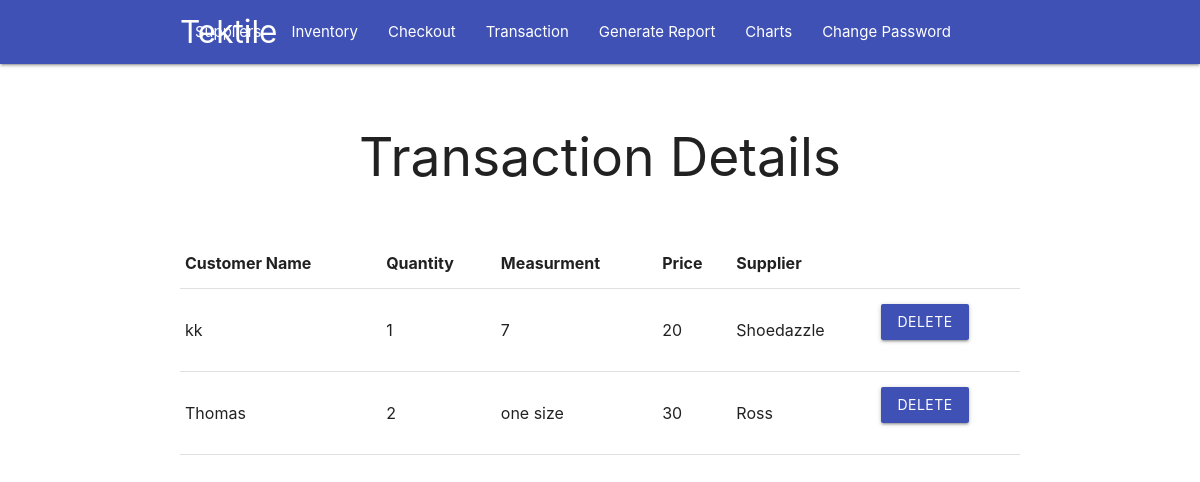
/transaction/ (signed in), run on an earlier commit of the app's database.
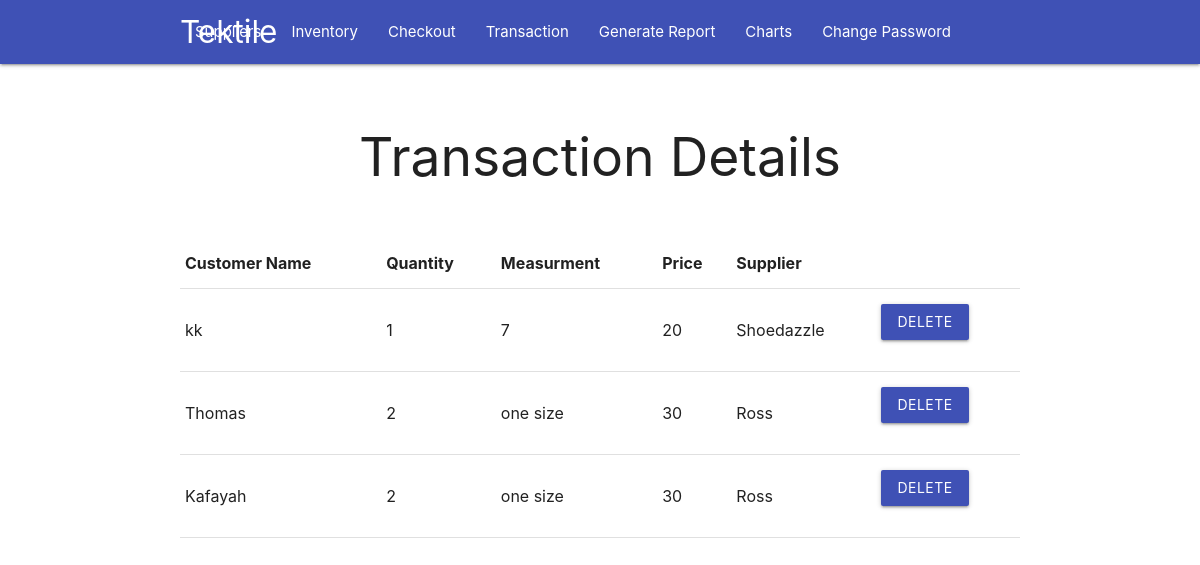
And on a later commit of the database.
### invent/models.py (models this page shows, shortened)
class Transaction(models.Model):
    cust_name = models.CharField(max_length=255)
    pid = models.ForeignKey(Inventory, on_delete=models.CASCADE)
    quantity_r = models.PositiveIntegerField()
    success = models.BooleanField(default=False)
    uid = models.ForeignKey(User, on_delete=models.CASCADE)
    def actual_price(self):
        return int(self.quantity_r) * int(self.pid.selling_price)

class Inventory(models.Model):
    pname = models.CharField(max_length=255)
    quantity = models.PositiveIntegerField()
    measurement = models.CharField(max_length=255)
    orginal_price = models.PositiveIntegerField()
    profit = models.PositiveIntegerField()
    selling_price = models.PositiveIntegerField()
    supplier = models.ForeignKey(Supplier, on_delete=models.CASCADE)

class Supplier(models.Model):
    sname = models.CharField(max_length=255, unique=True)
    contact = models.CharField(max_length=255)
    address = models.TextField(max_length=255)

### invent/views.py (the view)
# urls.py: path('transaction/', views.transaction, name='transaction'),
@login_required
def transaction(request):
    user = request.user
    tobj = Transaction.objects.all().filter(uid_id=user.id, success=True)
    context = {
        'transactions': tobj,
    }
    if request.method == 'POST' and request.POST.get('tiddel'):
        tid = int(request.POST.get('tiddel'))
        Transaction.objects.get(pk=tid).delete()
        tobj = Transaction.objects.all().filter(uid_id=user.id, success=True)
        context['transactions'] = tobj
        return render(request, 'ims/index.html', context)
    return render(request, 'ims/index.html', context)

### invent/templates/ims/index.html (shortened to what this page needs)
{% extends 'ims/base.html' %}
{% block body %}
{% if user.is_authenticated %}
{% if transactions %}
{% include 'ims/transaction.html' %}
{% endif %}
{% endif %}
{% endblock body %}

### invent/templates/ims/base.html (shortened to what this page needs)
{% load staticfiles %}
<html>
  <head>
    <link rel="stylesheet" href="https://cdnjs.cloudflare.com/ajax/libs/materialize/1.0.0/css/materialize.min.css">
  </head>
  <body>
  <nav class="indigo">
    <div class="nav-wrapper container">
        <a href="{% url 'home' %}" class="brand-logo">Tektile</a>
        <ul class="right hide-on-med-and-down">
                <li><a href="{% url 'home' %}">Suppliers</a></li>
                <li><a href="{% url 'inventory' %}">Inventory</a></li>
                <li><a href="{% url 'checkout' %}">Checkout</a></li>
                <li><a href="{% url 'transaction' %}">Transaction</a></li>
                <li><a href="{% url 'report' %}">Generate Report</a></li>
                <li><a href="{% url 'chart' %}">Charts</a></li>
                <li><a href="{% url 'password_change' %}">Change Password</a></li>
                 {% if user.is_authenticated %}
                    <li class="dropdown">
                        <ul class="dropdown-menu" role="menu">
                            <li><a href="{% url 'logout' %}">Logout</a></li>
                        </ul>
                    </li>
                {% else %}
                    <li><a href="{% url 'login' %}"><span class="glyphicon glyphicon-log-in"></span> Login</a></li>
                {% endif %}
        </ul>
    </div>
</nav>
    {% block body %}
    {% endblock %}
  </body>
</html>

### invent/templates/ims/transaction.html (shortened to what this page needs)
<main>
	<div class="container">
		<center>
			<h2>Transaction Details</h2>
		</center>
		<div class="section"></div>
		<table>
			<thead>
				<tr>
					<th>Customer Name</th>
					<th>Quantity</th>
					<th>Measurment</th>
					<th>Price</th>
					<th>Supplier</th>
					<th></th>
				</tr>
			</thead>
			<tbody>
				{% for i in transactions %}
				<tr>
					<td>{{i.cust_name}}</td>
					<td>{{i.quantity_r}}</td>
					<td>{{i.pid.measurement}}</td>
					<td>{{i.actual_price}}</td>
					<td>{{i.pid.supplier.sname}}</td>
					<td>
						<form method="POST">
							<button type="submit" class="btn indigo">
								DELETE
							</button>
						</form>
					</td>
				</tr>
				{% endfor %}
			</tbody>
		</table>
	</div>
</main>

What changed in the data, as far as the page shows it:
added Transaction: cust_name "Kafayah", quantity_r "2", pid.measurement "one size", actual_price "30", pid.supplier.sname "Ross"
